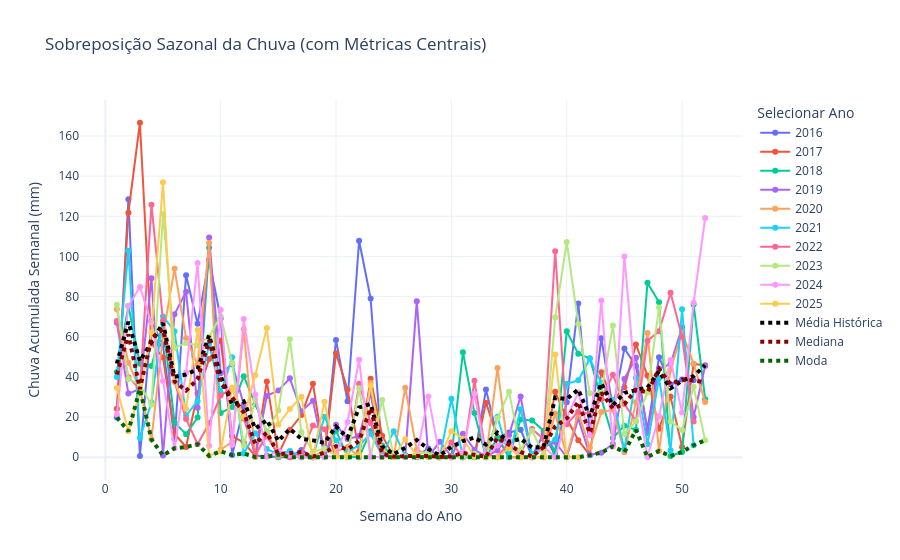

Here is the notebook cell this chart was saved with:
### Code cell
import pandas as pd
import numpy as np
import plotly.express as px
import plotly.graph_objects as go  # <-- Importação necessária

# --- 1. Preparação dos Dados para Plotagem ---
# (Assumindo que 'df_semanal_chuva' já existe)
df_plot_interactive = df_semanal_chuva.copy()

# 1. Criar coluna 'Year' (como string)
df_plot_interactive['Year'] = df_plot_interactive.index.year.astype(str)

# 2. Criar coluna 'Week'
df_plot_interactive['Week'] = df_plot_interactive.index.isocalendar().week

# --- 2. CORREÇÃO DO PROBLEMA DA SEMANA 52 ---
# (Seu código de limpeza, que está perfeito, continua aqui)

# 1. Obter o número da semana da *primeira* entrada de cada ano
first_week_of_year = df_plot_interactive.groupby('Year')['Week'].first()

# 2. Identificar os anos "problemáticos"
problem_years = first_week_of_year[first_week_of_year > 50].index

# 3. Para cada ano problemático, removemos a primeira linha
for year in problem_years:
    first_row_index = df_plot_interactive[df_plot_interactive['Year'] == year].index[0]
    df_plot_interactive = df_plot_interactive.drop(first_row_index)
    
print("DataFrame corrigido (primeira semana de 2023 removida).")

# 4. Agora, podemos lidar com a semana 53 (rara) no final do ano
df_plot_interactive['Week'] = df_plot_interactive['Week'].replace(53, 52)

# --- 3. CALCULAR MÉTRICAS DE TENDÊNCIA CENTRAL ---
print("Calculando Média, Mediana e Moda por semana...")

# Agrupa o DataFrame limpo por semana
df_grouped_by_week = df_plot_interactive.groupby('Week')['chuva']

# O resultado será uma Série com a Semana (1-52) como índice
df_avg_data = df_grouped_by_week.mean()
df_median_data = df_grouped_by_week.median()
# Para a moda, pegamos o primeiro valor (mais comum), que provavelmente será 0
df_mode_data = df_grouped_by_week.apply(lambda x: x.mode().iloc[0] if not x.mode().empty else np.nan)


# --- 4. Criação do Gráfico Interativo (Corrigido) ---
print("\nGerando gráfico interativo com Média, Mediana e Moda...")

# 1. Usamos px.line para criar o gráfico base com as linhas dos anos
fig = px.line(
    df_plot_interactive,
    x='Week',
    y='chuva',
    color='Year',      # Cria uma linha por ano
    
    # Adiciona títulos e labels
    title='Sobreposição Sazonal da Chuva (com Métricas Centrais)',
    labels={
        "Week": "Semana do Ano",
        "chuva": "Chuva Acumulada Semanal (mm)",
        "Year": "Ano"
    },
    
    # Adiciona informações ao passar o mouse
    hover_name="Year",
    hover_data={"Week": True, "chuva": ":.2f"}
)

# --- 5. ADICIONAR OS TRAÇOS DE MÉTRICAS (COM CORES ATUALIZADAS) ---

# Adicionar Média Histórica (Preta, Pontilhada, Grossa)
fig.add_trace(
    go.Scatter(
        x=df_avg_data.index,
        y=df_avg_data.values,
        mode='lines',
        name='Média Histórica',
        line=dict(color='black', width=4, dash='dot') # Estilo base
    )
)

# Adicionar Mediana (Azul Escuro, Pontilhada, Grossa)
fig.add_trace(
    go.Scatter(
        x=df_median_data.index,
        y=df_median_data.values,
        mode='lines',
        name='Mediana',
        # --- COR E ESTILO ATUALIZADOS ---
        line=dict(color='darkred', width=4, dash='dot') 
    )
)

# Adicionar Moda (Verde Escuro, Pontilhada, Grossa)
fig.add_trace(
    go.Scatter(
        x=df_mode_data.index,
        y=df_mode_data.values,
        mode='lines',
        name='Moda',
        # --- COR E ESTILO ATUALIZADOS ---
        line=dict(color='darkgreen', width=4, dash='dot') 
    )
)

# --- 6. Finalizar e Mostrar o Gráfico (CORRIGIDO) ---

# 2. Melhora a aparência
fig.update_layout(
    template='plotly_white', 
    legend_title_text='Selecionar Ano'
)

# 3. Atualiza os traços para mostrar marcadores E linhas
#    Primeiro, aplicamos o modo "lines+markers" a TODOS os traços
fig.update_traces(
    mode="lines+markers"
)

#    AGORA, usamos o seletor corretamente para MUDAR DE VOLTA
#    APENAS os traços de métricas para não terem marcadores.
fig.update_traces(mode="lines", selector=dict(name='Média Histórica'))
fig.update_traces(mode="lines", selector=dict(name='Mediana'))
fig.update_traces(mode="lines", selector=dict(name='Moda'))

# Adiciona as linhas 'spikes' que seguem o mouse
fig.update_xaxes(showspikes=True)
fig.update_yaxes(showspikes=True)

# 4. Mostrar o gráfico
fig.show()

### Figure 1 — Plotly figure (JSON) as saved in the notebook; plotly's stock layout.template omitted (floating-point values rounded to 4 significant figures)
{"data": [{"hovertemplate": "<b>%{hovertext}</b><br><br>Ano=2016<br>Semana do Ano=%{x}<br>Chuva Acumulada Semanal (mm)=%{y:.2f}<extra></extra>", "hovertext": ["2016", "2016", "2016", "2016", "2016", "2016", "2016", "2016", "2016", "2016", "2016", "2016", "2016", "2016", "2016", "2016", "2016", "2016", "2016", "2016", "2016", "2016", "2016", "2016", "2016", "2016", "2016", "2016", "2016", "2016", "2016", "2016", "2016", "2016", "2016", "2016", "2016", "2016", "2016", "2016", "2016", "2016", "2016", "2016", "2016", "2016", "2016", "2016", "2016", "2016", "2016"], "legendgroup": "2016", "line": {"color": "#636efa", "dash": "solid"}, "marker": {"symbol": "circle"}, "mode": "lines+markers", "name": "2016", "orientation": "v", "showlegend": true, "type": "scatter", "x": [1, 2, 3, 4, 5, 6, 7, 8, 9, 10, 11, 12, 13, 14, 15, 16, 17, 18, 19, 20, 21, 22, 23, 24, 25, 26, 27, 28, 29, 30, 31, 32, 33, 34, 35, 36, 37, 38, 39, 40, 41, 42, 43, 44, 45, 46, 47, 48, 49, 50, 51], "xaxis": "x", "y": [19.82, 128.5, 0.575, 67.7, 55.9, 9.05, 90.65, 66.45, 98.35, 69.1, 1.1, 24.8, 0.6, 0.75, 0.0, 0.0, 3.6, 0.0, 0.95, 58.43, 27.9, 107.8, 79.1, 0.55, 0.1, 0.9, 0.75, 4.4, 0.0, 0.3, 0.0, 0.1, 33.75, 9.75, 12.3, 13.7, 0.5, 11.8, 1.0, 27.4, 76.6, 12.05, 59.3, 24.35, 54.15, 45.5, 13.9, 49.85, 36.4, 38.75, 38.4], "yaxis": "y"}, {"hovertemplate": "<b>%{hovertext}</b><br><br>Ano=2017<br>Semana do Ano=%{x}<br>Chuva Acumulada Semanal (mm)=%{y:.2f}<extra></extra>", "hovertext": ["2017", "2017", "2017", "2017", "2017", "2017", "2017", "2017", "2017", "2017", "2017", "2017", "2017", "2017", "2017", "2017", "2017", "2017", "2017", "2017", "2017", "2017", "2017", "2017", "2017", "2017", "2017", "2017", "2017", "2017", "2017", "2017", "2017", "2017", "2017", "2017", "2017", "2017", "2017", "2017", "2017", "2017", "2017", "2017", "2017", "2017", "2017", "2017", "2017", "2017", "2017", "2017"], "legendgroup": "2017", "line": {"color": "#EF553B", "dash": "solid"}, "marker": {"symbol": "circle"}, "mode": "lines+markers", "name": "2017", "orientation": "v", "showlegend": true, "type": "scatter", "x": [1, 2, 3, 4, 5, 6, 7, 8, 9, 10, 11, 12, 13, 14, 15, 16, 17, 18, 19, 20, 21, 22, 23, 24, 25, 26, 27, 28, 29, 30, 31, 32, 33, 34, 35, 36, 37, 38, 39, 40, 41, 42, 43, 44, 45, 46, 47, 48, 49, 50, 51, 52], "xaxis": "x", "y": [24.1, 121.8, 166.6, 56.65, 49.75, 11.7, 5.1, 31.77, 48.9, 58.2, 10.55, 7.3, 0.65, 37.75, 1.4, 13.6, 21.0, 36.65, 0.5, 51.8, 33.8, 2.8, 39.15, 10.7, 0.4, 0.7, 0.45, 0.9, 0.1, 0.6, 2.3, 0.15, 27.2, 9.9, 0.0, 0.15, 0.0, 0.0, 32.6, 19.3, 8.5, 1.05, 42.35, 28.1, 34.9, 56.2, 40.7, 14.15, 30.2, 5.1, 46.5, 45.8], "yaxis": "y"}, {"hovertemplate": "<b>%{hovertext}</b><br><br>Ano=2018<br>Semana do Ano=%{x}<br>Chuva Acumulada Semanal (mm)=%{y:.2f}<extra></extra>", "hovertext": ["2018", "2018", "2018", "2018", "2018", "2018", "2018", "2018", "2018", "2018", "2018", "2018", "2018", "2018", "2018", "2018", "2018", "2018", "2018", "2018", "2018", "2018", "2018", "2018", "2018", "2018", "2018", "2018", "2018", "2018", "2018", "2018", "2018", "2018", "2018", "2018", "2018", "2018", "2018", "2018", "2018", "2018", "2018", "2018", "2018", "2018", "2018", "2018", "2018", "2018", "2018", "2018"], "legendgroup": "2018", "line": {"color": "#00cc96", "dash": "solid"}, "marker": {"symbol": "circle"}, "mode": "lines+markers", "name": "2018", "orientation": "v", "showlegend": true, "type": "scatter", "x": [1, 2, 3, 4, 5, 6, 7, 8, 9, 10, 11, 12, 13, 14, 15, 16, 17, 18, 19, 20, 21, 22, 23, 24, 25, 26, 27, 28, 29, 30, 31, 32, 33, 34, 35, 36, 37, 38, 39, 40, 41, 42, 43, 44, 45, 46, 47, 48, 49, 50, 51, 52], "xaxis": "x", "y": [42.45, 75.35, 46.55, 45.4, 66.9, 17.35, 11.5, 19.8, 104.3, 22.05, 25.0, 40.4, 26.45, 12.7, 0.1, 0.35, 0.0, 0.0, 0.1, 13.25, 0.3, 0.0, 13.05, 5.8, 0.3, 0.5, 0.45, 0.2, 0.4, 0.0, 52.35, 22.0, 0.0, 9.7, 0.1, 18.8, 18.35, 13.2, 2.7, 62.75, 51.5, 49.3, 29.3, 9.6, 15.75, 13.6, 86.9, 77.15, 0.6, 2.6, 76.1, 28.9], "yaxis": "y"}, {"hovertemplate": "<b>%{hovertext}</b><br><br>Ano=2019<br>Semana do Ano=%{x}<br>Chuva Acumulada Semanal (mm)=%{y:.2f}<extra></extra>", "hovertext": ["2019", "2019", "2019", "2019", "2019", "2019", "2019", "2019", "2019", "2019", "2019", "2019", "2019", "2019", "2019", "2019", "2019", "2019", "2019", "2019", "2019", "2019", "2019", "2019", "2019", "2019", "2019", "2019", "2019", "2019", "2019", "2019", "2019", "2019", "2019", "2019", "2019", "2019", "2019", "2019", "2019", "2019", "2019", "2019", "2019", "2019", "2019", "2019", "2019", "2019", "2019", "2019"], "legendgroup": "2019", "line": {"color": "#ab63fa", "dash": "solid"}, "marker": {"symbol": "circle"}, "mode": "lines+markers", "name": "2019", "orientation": "v", "showlegend": true, "type": "scatter", "x": [1, 2, 3, 4, 5, 6, 7, 8, 9, 10, 11, 12, 13, 14, 15, 16, 17, 18, 19, 20, 21, 22, 23, 24, 25, 26, 27, 28, 29, 30, 31, 32, 33, 34, 35, 36, 37, 38, 39, 40, 41, 42, 43, 44, 45, 46, 47, 48, 49, 50, 51, 52], "xaxis": "x", "y": [66.95, 31.7, 34.0, 89.2, 0.9, 71.2, 82.45, 24.7, 109.4, 41.85, 46.2, 26.4, 0.2, 30.55, 33.3, 39.3, 22.9, 28.15, 0.6, 16.2, 9.1, 10.55, 31.7, 0.5, 0.1, 0.1, 77.75, 0.4, 7.7, 0.5, 11.75, 3.7, 0.4, 3.4, 11.1, 30.25, 0.0, 5.0, 7.6, 0.0, 19.35, 1.1, 2.3, 6.6, 39.0, 49.55, 12.1, 44.05, 46.4, 64.7, 20.0, 45.4], "yaxis": "y"}, {"hovertemplate": "<b>%{hovertext}</b><br><br>Ano=2020<br>Semana do Ano=%{x}<br>Chuva Acumulada Semanal (mm)=%{y:.2f}<extra></extra>", "hovertext": ["2020", "2020", "2020", "2020", "2020", "2020", "2020", "2020", "2020", "2020", "2020", "2020", "2020", "2020", "2020", "2020", "2020", "2020", "2020", "2020", "2020", "2020", "2020", "2020", "2020", "2020", "2020", "2020", "2020", "2020", "2020", "2020", "2020", "2020", "2020", "2020", "2020", "2020", "2020", "2020", "2020", "2020", "2020", "2020", "2020", "2020", "2020", "2020", "2020", "2020", "2020", "2020"], "legendgroup": "2020", "line": {"color": "#FFA15A", "dash": "solid"}, "marker": {"symbol": "circle"}, "mode": "lines+markers", "name": "2020", "orientation": "v", "showlegend": true, "type": "scatter", "x": [1, 2, 3, 4, 5, 6, 7, 8, 9, 10, 11, 12, 13, 14, 15, 16, 17, 18, 19, 20, 21, 22, 23, 24, 25, 26, 27, 28, 29, 30, 31, 32, 33, 34, 35, 36, 37, 38, 39, 40, 41, 42, 43, 44, 45, 46, 47, 48, 49, 50, 51, 52], "xaxis": "x", "y": [73.75, 47.1, 33.9, 8.9, 60.5, 93.95, 59.3, 45.9, 106.7, 3.75, 7.7, 63.8, 0.1, 12.5, 0.4, 1.1, 0.0, 0.05, 3.7, 2.6, 5.15, 0.3, 37.15, 2.7, 0.1, 34.6, 3.6, 1.55, 0.2, 0.2, 2.0, 0.15, 0.0, 44.4, 0.0, 0.0, 0.0, 0.3, 21.85, 0.65, 22.2, 4.7, 22.5, 23.6, 2.55, 27.4, 61.9, 3.1, 43.75, 62.1, 46.6, 27.5], "yaxis": "y"}, {"hovertemplate": "<b>%{hovertext}</b><br><br>Ano=2021<br>Semana do Ano=%{x}<br>Chuva Acumulada Semanal (mm)=%{y:.2f}<extra></extra>", "hovertext": ["2021", "2021", "2021", "2021", "2021", "2021", "2021", "2021", "2021", "2021", "2021", "2021", "2021", "2021", "2021", "2021", "2021", "2021", "2021", "2021", "2021", "2021", "2021", "2021", "2021", "2021", "2021", "2021", "2021", "2021", "2021", "2021", "2021", "2021", "2021", "2021", "2021", "2021", "2021", "2021", "2021", "2021", "2021", "2021", "2021", "2021", "2021", "2021", "2021", "2021", "2021"], "legendgroup": "2021", "line": {"color": "#19d3f3", "dash": "solid"}, "marker": {"symbol": "circle"}, "mode": "lines+markers", "name": "2021", "orientation": "v", "showlegend": true, "type": "scatter", "x": [1, 2, 3, 4, 5, 6, 7, 8, 9, 10, 11, 12, 13, 14, 15, 16, 17, 18, 19, 20, 21, 22, 23, 24, 25, 26, 27, 28, 29, 30, 31, 32, 33, 34, 35, 36, 37, 38, 39, 40, 41, 42, 43, 44, 45, 46, 47, 48, 49, 50, 51], "xaxis": "x", "y": [40.0, 102.9, 9.6, 27.3, 70.15, 62.8, 20.7, 27.95, 56.5, 32.2, 49.75, 1.9, 11.9, 4.15, 1.4, 3.1, 0.3, 0.25, 20.2, 8.4, 2.7, 5.85, 11.7, 0.9, 12.9, 0.6, 0.0, 0.2, 0.0, 29.15, 0.05, 0.0, 0.6, 20.2, 0.3, 23.85, 1.5, 5.4, 8.85, 36.6, 38.3, 49.1, 37.0, 28.55, 3.9, 39.5, 6.5, 39.35, 3.3, 73.7, 6.0], "yaxis": "y"}, {"hovertemplate": "<b>%{hovertext}</b><br><br>Ano=2022<br>Semana do Ano=%{x}<br>Chuva Acumulada Semanal (mm)=%{y:.2f}<extra></extra>", "hovertext": ["2022", "2022", "2022", "2022", "2022", "2022", "2022", "2022", "2022", "2022", "2022", "2022", "2022", "2022", "2022", "2022", "2022", "2022", "2022", "2022", "2022", "2022", "2022", "2022", "2022", "2022", "2022", "2022", "2022", "2022", "2022", "2022", "2022", "2022", "2022", "2022", "2022", "2022", "2022", "2022", "2022", "2022", "2022", "2022", "2022", "2022", "2022", "2022", "2022", "2022", "2022"], "legendgroup": "2022", "line": {"color": "#FF6692", "dash": "solid"}, "marker": {"symbol": "circle"}, "mode": "lines+markers", "name": "2022", "orientation": "v", "showlegend": true, "type": "scatter", "x": [1, 2, 3, 4, 5, 6, 7, 8, 9, 10, 11, 12, 13, 14, 15, 16, 17, 18, 19, 20, 21, 22, 23, 24, 25, 26, 27, 28, 29, 30, 31, 32, 33, 34, 35, 36, 37, 38, 39, 40, 41, 42, 43, 44, 45, 46, 47, 48, 49, 50, 51], "xaxis": "x", "y": [67.8, 39.9, 34.0, 125.8, 67.95, 37.6, 19.1, 6.5, 16.9, 30.75, 34.5, 19.35, 1.55, 10.45, 1.6, 0.0, 1.55, 15.8, 13.9, 0.75, 0.05, 36.65, 17.1, 0.1, 0.4, 0.1, 0.2, 0.4, 0.05, 7.3, 0.05, 38.1, 1.3, 0.0, 7.6, 1.65, 14.1, 9.0, 102.6, 16.4, 22.7, 21.55, 29.0, 41.15, 26.5, 18.1, 58.05, 62.7, 81.9, 60.0, 17.8], "yaxis": "y"}, {"hovertemplate": "<b>%{hovertext}</b><br><br>Ano=2023<br>Semana do Ano=%{x}<br>Chuva Acumulada Semanal (mm)=%{y:.2f}<extra></extra>", "hovertext": ["2023", "2023", "2023", "2023", "2023", "2023", "2023", "2023", "2023", "2023", "2023", "2023", "2023", "2023", "2023", "2023", "2023", "2023", "2023", "2023", "2023", "2023", "2023", "2023", "2023", "2023", "2023", "2023", "2023", "2023", "2023", "2023", "2023", "2023", "2023", "2023", "2023", "2023", "2023", "2023", "2023", "2023", "2023", "2023", "2023", "2023", "2023", "2023", "2023", "2023", "2023", "2023"], "legendgroup": "2023", "line": {"color": "#B6E880", "dash": "solid"}, "marker": {"symbol": "circle"}, "mode": "lines+markers", "name": "2023", "orientation": "v", "showlegend": true, "type": "scatter", "x": [1, 2, 3, 4, 5, 6, 7, 8, 9, 10, 11, 12, 13, 14, 15, 16, 17, 18, 19, 20, 21, 22, 23, 24, 25, 26, 27, 28, 29, 30, 31, 32, 33, 34, 35, 36, 37, 38, 39, 40, 41, 42, 43, 44, 45, 46, 47, 48, 49, 50, 51, 52], "xaxis": "x", "y": [75.9, 39.0, 36.1, 26.1, 121.2, 54.4, 56.9, 55.8, 60.05, 70.2, 46.8, 5.9, 28.8, 12.15, 23.3, 58.8, 12.4, 2.75, 4.3, 0.7, 0.0, 34.35, 0.2, 28.5, 0.5, 0.4, 1.85, 2.5, 0.2, 0.0, 0.15, 1.7, 0.0, 19.4, 32.6, 3.65, 13.2, 1.5, 69.55, 107.2, 66.42, 31.9, 32.2, 65.6, 11.6, 17.95, 32.3, 74.55, 17.85, 13.55, 35.15, 8.45], "yaxis": "y"}, {"hovertemplate": "<b>%{hovertext}</b><br><br>Ano=2024<br>Semana do Ano=%{x}<br>Chuva Acumulada Semanal (mm)=%{y:.2f}<extra></extra>", "hovertext": ["2024", "2024", "2024", "2024", "2024", "2024", "2024", "2024", "2024", "2024", "2024", "2024", "2024", "2024", "2024", "2024", "2024", "2024", "2024", "2024", "2024", "2024", "2024", "2024", "2024", "2024", "2024", "2024", "2024", "2024", "2024", "2024", "2024", "2024", "2024", "2024", "2024", "2024", "2024", "2024", "2024", "2024", "2024", "2024", "2024", "2024", "2024", "2024", "2024", "2024", "2024", "2024"], "legendgroup": "2024", "line": {"color": "#FF97FF", "dash": "solid"}, "marker": {"symbol": "circle"}, "mode": "lines+markers", "name": "2024", "orientation": "v", "showlegend": true, "type": "scatter", "x": [1, 2, 3, 4, 5, 6, 7, 8, 9, 10, 11, 12, 13, 14, 15, 16, 17, 18, 19, 20, 21, 22, 23, 24, 25, 26, 27, 28, 29, 30, 31, 32, 33, 34, 35, 36, 37, 38, 39, 40, 41, 42, 43, 44, 45, 46, 47, 48, 49, 50, 51, 52], "xaxis": "x", "y": [21.25, 75.3, 84.8, 67.0, 37.95, 4.5, 42.2, 96.7, 5.7, 73.45, 6.2, 68.8, 31.3, 0.2, 3.25, 1.1, 0.0, 0.1, 0.0, 0.45, 17.6, 48.55, 0.3, 0.2, 0.1, 0.1, 0.65, 30.3, 0.2, 0.0, 2.8, 31.65, 0.0, 5.8, 8.4, 0.05, 0.0, 5.3, 0.0, 19.35, 32.3, 10.9, 78.1, 5.4, 100.0, 33.65, 0.1, 20.3, 48.45, 22.3, 76.9, 119.1], "yaxis": "y"}, {"hovertemplate": "<b>%{hovertext}</b><br><br>Ano=2025<br>Semana do Ano=%{x}<br>Chuva Acumulada Semanal (mm)=%{y:.2f}<extra></extra>", "hovertext": ["2025", "2025", "2025", "2025", "2025", "2025", "2025", "2025", "2025", "2025", "2025", "2025", "2025", "2025", "2025", "2025", "2025", "2025", "2025", "2025", "2025", "2025", "2025", "2025", "2025", "2025", "2025", "2025", "2025", "2025", "2025", "2025", "2025", "2025", "2025", "2025", "2025", "2025", "2025", "2025", "2025"], "legendgroup": "2025", "line": {"color": "#FECB52", "dash": "solid"}, "marker": {"symbol": "circle"}, "mode": "lines+markers", "name": "2025", "orientation": "v", "showlegend": true, "type": "scatter", "x": [1, 2, 3, 4, 5, 6, 7, 8, 9, 10, 11, 12, 13, 14, 15, 16, 17, 18, 19, 20, 21, 22, 23, 24, 25, 26, 27, 28, 29, 30, 31, 32, 33, 34, 35, 36, 37, 38, 39, 40, 41], "xaxis": "x", "y": [34.45, 13.0, 32.3, 62.0, 136.9, 38.0, 24.1, 63.4, 0.7, 2.95, 34.75, 19.95, 40.9, 64.35, 16.3, 24.0, 30.1, 0.3, 27.65, 0.4, 1.1, 1.3, 35.7, 3.95, 0.3, 9.1, 0.45, 0.0, 0.0, 13.0, 9.25, 0.3, 0.0, 0.0, 4.6, 0.0, 0.1, 0.1, 51.15, 0.2, 0.0], "yaxis": "y"}, {"line": {"color": "black", "dash": "dot", "width": 4}, "mode": "lines", "name": "Média Histórica", "type": "scatter", "x": [1, 2, 3, 4, 5, 6, 7, 8, 9, 10, 11, 12, 13, 14, 15, 16, 17, 18, 19, 20, 21, 22, 23, 24, 25, 26, 27, 28, 29, 30, 31, 32, 33, 34, 35, 36, 37, 38, 39, 40, 41, 42, 43, 44, 45, 46, 47, 48, 49, 50, 51, 52], "y": [46.65, 67.45, 47.84, 57.6, 66.82, 40.05, 41.2, 43.9, 60.75, 40.45, 26.26, 27.86, 14.24, 18.55, 8.105, 14.13, 9.185, 8.405, 7.19, 15.3, 9.77, 24.82, 26.51, 5.39, 1.52, 4.71, 8.615, 4.085, 0.885, 5.105, 8.07, 9.785, 6.325, 12.25, 7.7, 9.21, 4.775, 5.16, 29.79, 28.99, 33.79, 20.18, 36.89, 25.88, 32.04, 33.49, 34.72, 42.8, 34.32, 38.09, 40.38, 45.86]}, {"line": {"color": "darkred", "dash": "dot", "width": 4}, "mode": "lines", "name": "Mediana", "type": "scatter", "x": [1, 2, 3, 4, 5, 6, 7, 8, 9, 10, 11, 12, 13, 14, 15, 16, 17, 18, 19, 20, 21, 22, 23, 24, 25, 26, 27, 28, 29, 30, 31, 32, 33, 34, 35, 36, 37, 38, 39, 40, 41, 42, 43, 44, 45, 46, 47, 48, 49, 50, 51, 52], "y": [41.23, 61.2, 34.0, 59.33, 63.7, 37.8, 33.15, 38.84, 58.27, 37.03, 29.75, 22.38, 6.725, 12.32, 1.5, 2.1, 2.575, 0.275, 2.325, 5.5, 3.925, 8.2, 24.4, 1.8, 0.3, 0.55, 0.55, 0.65, 0.15, 0.4, 2.15, 1.0, 0.2, 9.725, 6.1, 2.65, 0.3, 5.15, 15.35, 19.33, 27.5, 12.05, 32.2, 24.35, 26.5, 33.65, 32.3, 44.05, 36.4, 38.75, 38.4, 37.15]}, {"line": {"color": "darkgreen", "dash": "dot", "width": 4}, "mode": "lines", "name": "Moda", "type": "scatter", "x": [1, 2, 3, 4, 5, 6, 7, 8, 9, 10, 11, 12, 13, 14, 15, 16, 17, 18, 19, 20, 21, 22, 23, 24, 25, 26, 27, 28, 29, 30, 31, 32, 33, 34, 35, 36, 37, 38, 39, 40, 41, 42, 43, 44, 45, 46, 47, 48, 49, 50, 51, 52], "y": [19.82, 13.0, 34.0, 8.9, 0.9, 4.5, 5.1, 6.5, 0.7, 2.95, 1.1, 1.9, 0.1, 0.2, 1.4, 0.0, 0.0, 0.0, 0.0, 0.4, 0.0, 0.0, 0.2, 0.1, 0.1, 0.1, 0.45, 0.2, 0.0, 0.0, 0.05, 0.15, 0.0, 0.0, 0.0, 0.0, 0.0, 0.0, 0.0, 0.0, 0.0, 1.05, 2.3, 5.4, 2.55, 13.6, 0.1, 3.1, 0.6, 2.6, 6.0, 8.45]}], "layout": {"legend": {"title": {"text": "Selecionar Ano"}, "tracegroupgap": 0}, "title": {"text": "Sobreposição Sazonal da Chuva (com Métricas Centrais)"}, "xaxis": {"anchor": "y", "domain": [0, 1], "showspikes": true, "title": {"text": "Semana do Ano"}}, "yaxis": {"anchor": "x", "domain": [0, 1], "showspikes": true, "title": {"text": "Chuva Acumulada Semanal (mm)"}}}}
